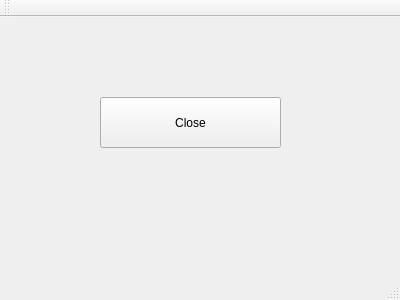
<?xml version="1.0" encoding="UTF-8"?>
<ui version="4.0">
 <class>MainWindow</class>
 <widget class="QMainWindow" name="MainWindow">
  <property name="geometry">
   <rect>
    <x>0</x>
    <y>0</y>
    <width>400</width>
    <height>300</height>
   </rect>
  </property>
  <property name="windowTitle">
   <string>MainWindow</string>
  </property>
  <widget class="QWidget" name="centralWidget">
   <widget class="QPushButton" name="AlexCloseButton">
    <property name="geometry">
     <rect>
      <x>100</x>
      <y>80</y>
      <width>181</width>
      <height>51</height>
     </rect>
    </property>
    <property name="text">
     <string>Close</string>
    </property>
   </widget>
  </widget>
  <widget class="QMenuBar" name="menuBar">
   <property name="geometry">
    <rect>
     <x>0</x>
     <y>0</y>
     <width>400</width>
     <height>20</height>
    </rect>
   </property>
  </widget>
  <widget class="QToolBar" name="mainToolBar">
   <attribute name="toolBarArea">
    <enum>TopToolBarArea</enum>
   </attribute>
   <attribute name="toolBarBreak">
    <bool>false</bool>
   </attribute>
  </widget>
  <widget class="QStatusBar" name="statusBar"/>
 </widget>
 <layoutdefault spacing="6" margin="11"/>
 <resources/>
 <connections>
  <connection>
   <sender>AlexCloseButton</sender>
   <signal>clicked()</signal>
   <receiver>MainWindow</receiver>
   <slot>close()</slot>
   <hints>
    <hint type="sourcelabel">
     <x>157</x>
     <y>162</y>
    </hint>
    <hint type="destinationlabel">
     <x>325</x>
     <y>202</y>
    </hint>
   </hints>
  </connection>
 </connections>
</ui>
